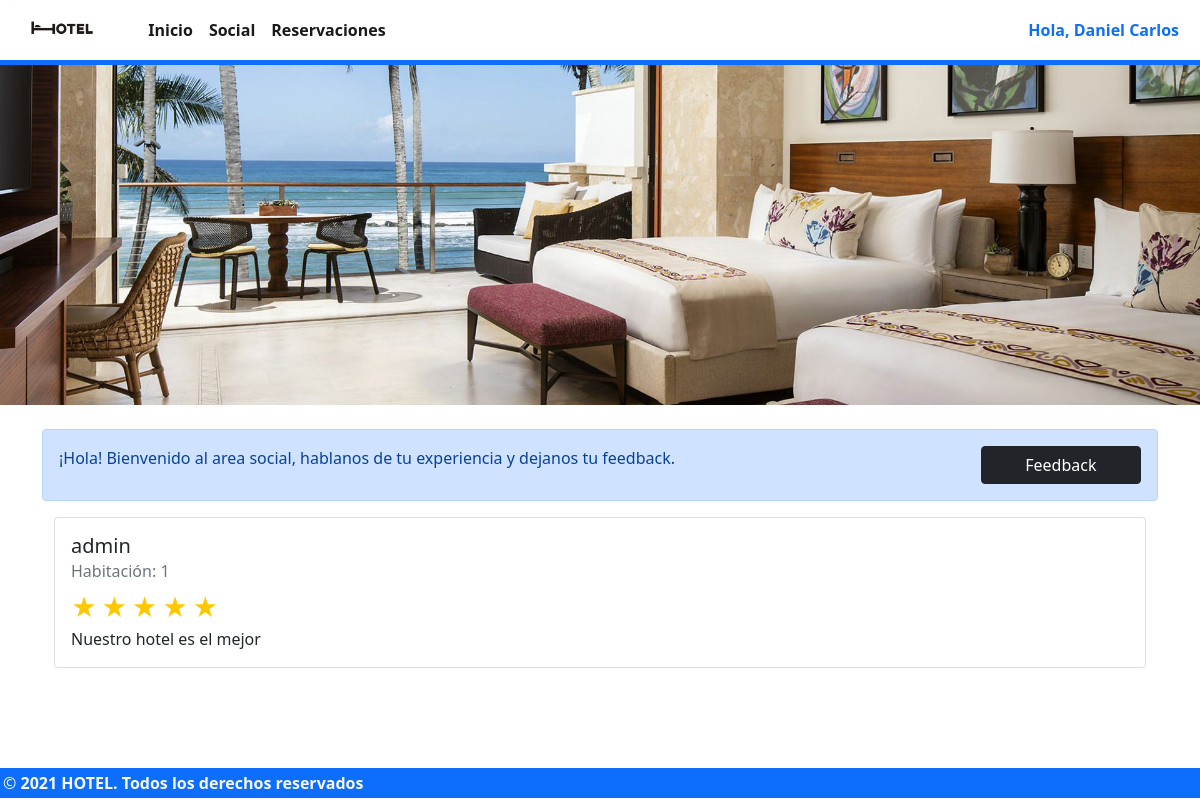
Page /feed (signed in) on the committed database.
### tables this page shows
CREATE TABLE "user" (
	"id_user"	INTEGER NOT NULL UNIQUE,
	"name"	TEXT NOT NULL,
	"role"	TEXT,
	"email"	TEXT NOT NULL UNIQUE,
	"password"	TEXT NOT NULL,
	PRIMARY KEY("id_user" AUTOINCREMENT)
);

CREATE TABLE "comments" (
	"id_user"	INTEGER NOT NULL,
	"id_room"	INTEGER NOT NULL,
	"message"	TEXT,
	"rating"	INTEGER NOT NULL,
	FOREIGN KEY("id_room") REFERENCES "room",
	FOREIGN KEY("id_user") REFERENCES "user"
);

### app.py (the view, shortened to what this page needs)
@app.route("/feed", methods=["GET","POST"])
def feed_page():
    tempSession = getCurrentUser()
    user = tempSession["user"]
    rooms = get_rooms()
    comments = get_comments()
    if rooms:
        print("estas son las habitaciones: ", rooms)
        return render_template('feedback.html', rooms = rooms["rows"],comments = comments["rows"][::-1] , session = {"login": tempSession["login"], "user": tempSession["user"]})
    else:
        return render_template('feedback.html', rooms=["No hay habitaciones disponibles"], comments = comments["rows"],session = {"login": tempSession["login"], "user": tempSession["user"]})

### app.py (called while the page is built)
def getCurrentUser():
    if 'email' in session:
        email = session['email']
        db = sqlite3.connect('hotel_db.db')
        sentencia = "SELECT * FROM user where email='"+email+"'"
        cursor = db.cursor()
        cursor.execute(sentencia)
        data = cursor.fetchall()
        db.close()
        if(len(data) > 0):
            user = {
            "id": data[0][0],
            "name": data[0][1],
            "role": data[0][2],
            "email": data[0][3]
            }
            return {
                "login": 1,
                "user": user
            }
        else:
            return {
                "login": 0,
                "user": ""
            }
    else:
        return {
            "login": 0,
            "user": ""
        }

def get_rooms():
    conn=sqlite3.connect("hotel_db.db")
    cur = conn.cursor()
    cur.execute("SELECT * FROM room")
    rows = cur.fetchall()
    print("rows:",rows)
    for res in rows:
      print(res)
    conn.close()
    return {"rows": rows}

def get_comments():
    conn=sqlite3.connect("hotel_db.db")
    cur = conn.cursor()
    cur.execute("SELECT name, id_room, message, rating FROM comments inner join user using (id_user)")
    rows =cur.fetchall()
    print("rows:",rows)
    for res in rows:
      print(res)
    conn.close()
    return {"rows": rows}

@app.before_request
def cargarSelect():
    tempSession = getCurrentUser()
    logged = tempSession["login"]
    user = tempSession["user"]
    if logged==0 and request.endpoint in ["feed_page", "dashboard_page", "dashboard_habitacion_page", "dashboard_admin_page", "dashboard_admin_create","dashboard_admin_delete"]:
        return redirect(url_for("index"))
    if logged==1:
        if user["role"]!="admin" and request.endpoint in ["dashboard_page", "dashboard_habitacion_page", "dashboard_admin_page", "dashboard_admin_create","dashboard_admin_delete"]:
            return redirect(url_for("index"))
    if logged==1:
        if user["role"]!="superadmin" and request.endpoint in ["dashboard_admin_page", "dashboard_admin_create", "dashboard_admin_delete"]:
            return redirect(url_for("index"))

### templates/feedback.html (shortened to what this page needs)
{% macro feedback(number="001",rating=5, name="sin nombre", text="Lorem ipsum dolor sit amet consectetur adipisicing elit. Possimus a quos dicta pariatur totam. Eaque, nulla consequatur aspernatur excepturi error accusamus consectetur esse cum sint! Veniam eveniet qui harum tempore!") -%}
<div>
  <div class="card mb-2">
    <div class="card-body">
      <h5 class="card-title">{{name}}</h5>
      <h6 class="card-subtitle mb-2 text-muted">Habitación: {{number}}</h6>
      {% for i in range(rating) %} <label class="star" title="text"></label> {% endfor %}
      <p class="card-text">
        {{text}}
      </p>
    </div>
  </div>
</div>
{%- endmacro %} {% extends 'models/loggedIn.model.html' %}  {% block stylecdn %}
<link rel="stylesheet" href="../static/css/feedback.css" />
{% endblock stylecdn %} {% block content %}
<div class="banner"></div>
<div class="container">
  <div class="alert alert-primary mt-4">
    <div class="row">
      <div class="col-8">
        ¡Hola! Bienvenido al area social, hablanos de tu experiencia y dejanos
        tu feedback.
      </div>
      <div class="col-2 offset-2">
        <button
          class="btn btn-dark w-100"
          type="button"
          data-bs-toggle="offcanvas"
          data-bs-target="#offcanvasBottom"
          aria-controls="offcanvasBottom"
        >
          Feedback
        </button>
      </div>
    </div>
  </div>
  <div class="container">
    {%for comment in comments %}
    {{feedback(comment[1],comment[3],comment[0],comment[2] )}}
    {% endfor %}
  </div>
</div>
{% endblock content %}

### templates/models/loggedIn.model.html (shortened to what this page needs)
<!DOCTYPE html>
<html lang="en">
  <head>
    <link rel="stylesheet" href="../../static/css/main.model.css" />
    <link
      href="https://cdn.jsdelivr.net/npm/bootstrap@5.1.3/dist/css/bootstrap.min.css"
      rel="stylesheet"
    />
    {% block stylecdn %} {% endblock stylecdn %}
  </head>
  <body>
    <main class="contentMain">
      <nav
        class="
          navbar navbar-expand-lg navbar-light
          m-0
          p-0
          border-bottom border-primary border-5
        "
      >
        <div class="container-fluid m-0 p-0">
          <a class="navbar-brand" href="#"
            ><img
            src="{{ url_for('static', filename = 'images/33318-3-hotel-hd-thumb.png') }}"
              alt=""
              height="50px"
          /></a>
          <div
            class="collapse navbar-collapse d-flex justify-content-between"
            id="navbarNav"
          >
            <ul class="navbar-nav">
              <li class="nav-item">
                <a class="nav-link active"  href="/"
                  ><strong>Inicio</strong></a
                >
              </li>
              <li class="nav-item">
                <a class="nav-link active"  href="/feed"
                  ><strong>Social</strong></a
                >
              </li>
              <li class="nav-item">
                <a class="nav-link active"  href="/reservation"
                  ><strong>Reservaciones</strong></a
                >
              </li>
            </ul>
            <div class="">
              <button
                class="btn text-primary me-2"
                type="button"
                data-bs-toggle="offcanvas"
                data-bs-target="#offcanvasRight"
                aria-controls="offcanvasRight"
              >
                <strong>Hola, {{session.user.name}}</strong>
              </button>
            </div>
          </div>
        </div>
      </nav>
      {% block content %} {% endblock content %}
    </main>
    <footer class="footerMain bg-primary">
      <div class="bg-primary text-light">
        <span
          >©<strong> 2021 HOTEL. Todos los derechos reservados</strong></span
        >
      </div>
    </footer>
  </body>
</html>

### static/css/main.model.css (style rules this page uses)
html,body { min-height: 100vh !important; }
main { min-height: 96vh; }
a:link, a:visited, a:active { text-decoration:none; }
.footerMain { min-height: 3vh; bottom: 0px; padding: 3px; }

### static/css/feedback.css (style rules this page uses)
.banner { background-image: url("../images/habitación-doble-catalonia-620x412.jpg"); background-position: center; background-repeat: no-repeat; background-size: cover; height: 340px; }
.star::before { content: "★"; color: #ffc700; font-size: 25px; }

### rows in the picture
user: user.name "Daniel Carlos"
comments: id_room "1", message "Nuestro hotel es el mejor"
user: name "admin"
